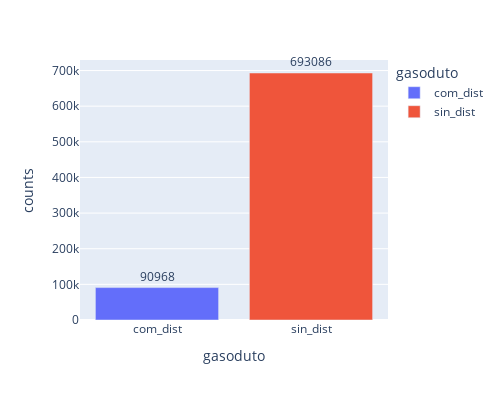

The code cell stored with this chart in its notebook:
### Code cell
fig = px.bar(dfDist, 
             x='gasoduto', 
             y='counts',
             color='gasoduto',
             text_auto='gasoduto',
             height=400,
            width= 500)
fig.update_traces(textfont_size=12, 
                  textangle=0, 
                  textposition="outside", 
                  cliponaxis=False)
fig.show()

### Figure 1 — Plotly figure (JSON) as saved in the notebook; plotly's stock layout.template omitted (floating-point values rounded to 4 significant figures)
{"data": [{"alignmentgroup": "True", "cliponaxis": false, "hovertemplate": "gasoduto=%{x}<br>counts=%{y}<extra></extra>", "legendgroup": "com_dist", "marker": {"color": "#636efa", "pattern": {"shape": ""}}, "name": "com_dist", "offsetgroup": "com_dist", "orientation": "v", "showlegend": true, "textangle": 0, "textfont": {"size": 12}, "textposition": "outside", "texttemplate": "%{y:gasoduto}", "type": "bar", "x": ["com_dist"], "xaxis": "x", "y": [90968], "yaxis": "y"}, {"alignmentgroup": "True", "cliponaxis": false, "hovertemplate": "gasoduto=%{x}<br>counts=%{y}<extra></extra>", "legendgroup": "sin_dist", "marker": {"color": "#EF553B", "pattern": {"shape": ""}}, "name": "sin_dist", "offsetgroup": "sin_dist", "orientation": "v", "showlegend": true, "textangle": 0, "textfont": {"size": 12}, "textposition": "outside", "texttemplate": "%{y:gasoduto}", "type": "bar", "x": ["sin_dist"], "xaxis": "x", "y": [693086], "yaxis": "y"}], "layout": {"barmode": "relative", "height": 400, "legend": {"title": {"text": "gasoduto"}, "tracegroupgap": 0}, "margin": {"t": 60}, "width": 500, "xaxis": {"anchor": "y", "categoryarray": ["com_dist", "sin_dist"], "categoryorder": "array", "domain": [0, 1], "title": {"text": "gasoduto"}}, "yaxis": {"anchor": "x", "domain": [0, 1], "title": {"text": "counts"}}}}
